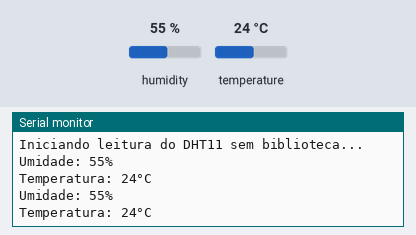
The sketch below on a simulated ESP32. Shown: the last lines printed to the serial monitor. Wiring (inferred from the names in the program): DHT11 sensor: data GPIO 15. Inputs (shaded band) come from the test bench; at power-on: humidity 55 %, temperature 24 °C.

Above: at 2.8 s.
2.9 s: humidity set to 22 %
At 4.5 s:
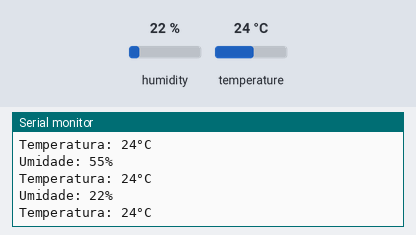
5.6 s: temperature set to 12 °C
At 6.8 s:
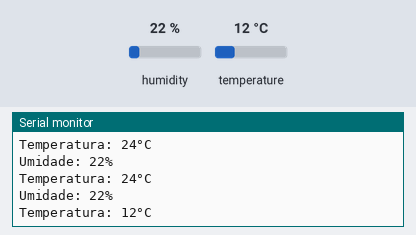
8.3 s: humidity set to 40 %
At 11.4 s:
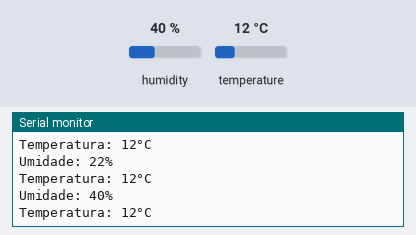
Timing chart, 0 to 12.9 s (numbered marks = the images above; inputs shaded):
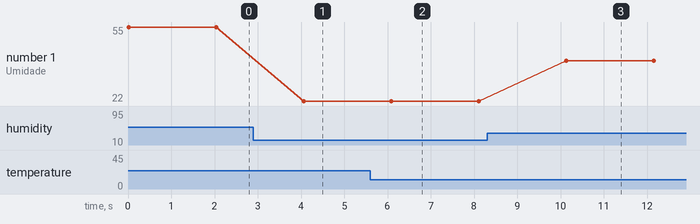

Measured:
- after the input at 2.9 s, the serial monitor: prints a new line after 1.2 s (image 1)
- after the input at 5.6 s, the serial monitor: prints a new line after 0.49 s (image 2)
- after the input at 8.3 s, the serial monitor: prints a new line after 1.8 s (image 3)
- plotted number 1: 55 → 22 after the input at 2.9 s, 22 → 40 after the input at 8.3 s

The sketch:

dht11_sem_biblioteca.ino
```cpp
/*
 * Exemplo para leitura do sensor DHT11 sem usar biblioteca
 *
 * descrição: Este código lê o sensor DHT11 sem usar biblioteca. Ele envia um pulso de início, aguarda a resposta do sensor,
 *              confirma a presença do sensor, lê os 40 bits de dados e verifica o checksum.
 * objetivo: Ler a temperatura e umidade do ambiente com o sensor DHT11.
 *
* Pulso de início: O ESP32 coloca o pino LOW por 18ms e depois libera.
* Resposta do DHT11: O sensor responde com um pulso LOW de 80µs e HIGH de 80µs.
* Leitura dos 40 bits: Para cada bit:
*   Aguarda o início do pulso HIGH.
*   Mede o tempo HIGH:
*       Se for menor que 50µs → Bit 0
*       Se for maior que 50µs → Bit 1
* Checksum: O último byte recebido deve ser igual à soma dos quatro anteriores.

 * Este código é parte do curso "Programe o ESP32 com Arduino" da Embarcados: https://cursos.embarcados.com.br/cursos/franzininho-wifi-arduino-ide/
  *
 * Autor: Fábio Souza
 * data: 06/09/2023
 */

#define DHTPIN 15  // Defina o pino onde o DHT11 está conectado

void setup() {
    Serial.begin(115200);                                               // Inicializa a comunicação serial
    Serial.println("Iniciando leitura do DHT11 sem biblioteca...");     // Mensagem de início
}

void loop() {
    int temperatura, umidade;                                           // Variáveis para armazenar os valores lidos
    if (lerDHT11(DHTPIN, &umidade, &temperatura))                       // Chama a função para ler o DHT11 e verifica se a leitura foi bem-sucedida
    {
        // Exibe os valores lidos
        Serial.print("Umidade: ");
        Serial.print(umidade);
        Serial.println("%");

        Serial.print("Temperatura: ");
        Serial.print(temperatura);
        Serial.println("°C");
    }
    else                                                  // Se a leitura falhar, exibe uma mensagem de erro
    {
        Serial.println("Falha na leitura do DHT11.");
    }

    delay(2000);  // Aguarde 2 segundos antes de nova leitura
}

/*
* Função para ler o sensor DHT11
* Parâmetros:
* pin: pino onde o sensor está conectado
* umidade: ponteiro para armazenar a umidade lida
* temperatura: ponteiro para armazenar a temperatura lida
* Retorno: true se a leitura foi bem-sucedida, false caso contrário
*/

bool lerDHT11(int pin, int *umidade, int *temperatura)  // Função para ler o sensor DHT11
{
    uint8_t dados[5] = {0, 0, 0, 0, 0};                 // Array para armazenar os dados lidos

    // 1. Enviar pulso de início
    pinMode(pin, OUTPUT);       // Define o pino como saída
    digitalWrite(pin, LOW);     // Inicia a comunicação
    delay(18);                  // Manter LOW por 18ms
    digitalWrite(pin, HIGH);    // Libera o barramento
    delayMicroseconds(40);      // Libera o barramento

    // 2. Esperar resposta do DHT11
    pinMode(pin, INPUT_PULLUP);                 // Define o pino como entrada
    unsigned long timeout = micros() + 100;     // Timeout de 100µs
    while (digitalRead(pin) == HIGH)            // Aguarda resposta do sensor (LOW)
    {
        if (micros() > timeout) return false;  // Se o tempo de espera for excedido, retorna falso
    }

    // 3. Confirmação do sensor (80µs LOW e 80µs HIGH)
    timeout = micros() + 100;                       // Timeout de 100µs
    while (digitalRead(pin) == LOW)                 // Aguarda resposta do sensor (HIGH)
    {
        if (micros() > timeout) return false;    // Se o tempo de espera for excedido, retorna falso
    }
    timeout = micros() + 100;                   // Timeout de 100µs
    while (digitalRead(pin) == HIGH)            // Aguarda resposta do sensor (LOW)
    {
        if (micros() > timeout) return false;   // Se o tempo de espera for excedido, retorna falso
    }

    // 4. Leitura dos 40 bits (5 bytes)
    for (int i = 0; i < 40; i++)
    {
        // Espera pelo início do bit (LOW)
        timeout = micros() + 100;                   // Timeout de 100µs
        while (digitalRead(pin) == LOW)             // Aguarda resposta do sensor (HIGH)
        {
            if (micros() > timeout) return false;   // Se o tempo de espera for excedido, retorna falso
        }

        // Mede a largura do pulso HIGH
        unsigned long tStart = micros();        // Marca o início do pulso
        timeout = micros() + 100;               // Timeout de 100µs
        while (digitalRead(pin) == HIGH)        // Aguarda resposta do sensor (LOW)
        {
            if (micros() > timeout) return false;   // Se o tempo de espera for excedido, retorna falso
        }

        // Se HIGH durar mais de 50µs, é um "1", caso contrário, é "0"
        if ((micros() - tStart) > 50)
        {
            dados[i / 8] |= (1 << (7 - (i % 8)));   // Armazena o bit
        }
    }

    // 5. Verifica checksum
    // O checksum é a soma dos 4 primeiros bytes
    // Se o checksum for igual ao último byte, a leitura foi bem-sucedida
    // Caso contrário, retorna falso
    if (dados[4] != ((dados[0] + dados[1] + dados[2] + dados[3]) & 0xFF))   // Verifica se o checksum está correto
    {
        return false;
    }

    // 6. Atualiza os valores
    *umidade = dados[0];      // Parte inteira da umidade
    *temperatura = dados[2];  // Parte inteira da temperatura

    return true;
}
```
